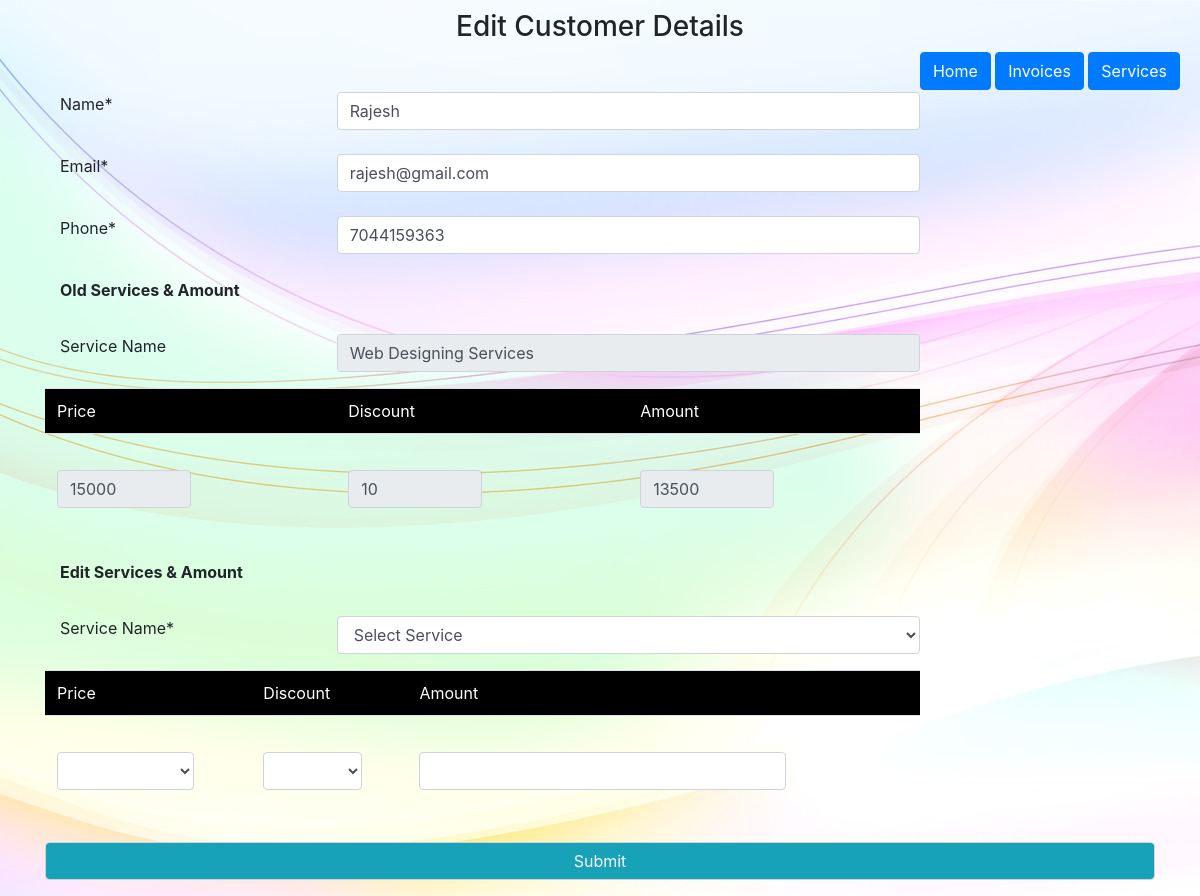
The page /edit.php?id=1 on the database its author committed.
### tables this page shows
CREATE TABLE `customers` (
  `c_id` int(25) NOT NULL,
  `c_name` varchar(255) NOT NULL,
  `c_email` varchar(255) NOT NULL,
  `c_phone` varchar(255) NOT NULL,
  `c_service` varchar(255) NOT NULL,
  `c_amt` varchar(255) NOT NULL,
  `c_discount` varchar(255) NOT NULL,
  `c_total` varchar(255) NOT NULL,
  `date` datetime NOT NULL DEFAULT current_timestamp()
);

### edit.php (the view, shortened to what this page needs)
<?php
	require_once 'config.php';
	require_once 'plugins.php';
  $uid = $_GET['id'];
  $uid = mysqli_real_escape_string($conn,$uid);
  $editquery = "SELECT * FROM customers WHERE c_id = ".$uid;
  $editres = mysqli_query($conn, $editquery);
?>
<!DOCTYPE html>
<html>
<head>
</head>
<body>
      <h3 class="h-title">Edit Customer Details</h3>
            <div class="h-btn">
                <a href="index.php" class="btn btn-primary">Home</a>
                <a href="display.php" class="btn btn-primary">Invoices</a>
                <a href="services.php" class="btn btn-primary">Services</a>
            </div>
           <div class="container mt-4">
            <?php
                if ($editres !== false && $editres->num_rows > 0) {
                  while ($res1 = mysqli_fetch_array($editres, MYSQLI_ASSOC)) {
            ?>
             <form action="<?= htmlspecialchars($_SERVER['PHP_SELF'])?>" method="post">
               <div class="row">
                  <label class="col-sm-4 mt-4">Name*</label>
                  <input type="text" name="chname" id="chname" class="form-control col-sm-8 mt-4" value="<?php echo $res1['c_name'];?>" required style="text-transform: capitalize;">
                  <label class="col-sm-4 mt-4">Email*</label>
                  <input type="email" name="chemail" id="chemail" class="form-control col-sm-8 mt-4" value="<?php echo $res1['c_email'];?>" required>
                  <label class="col-sm-4 mt-4">Phone*</label>
                  <input type="text" name="chphone" id="chphone" class="form-control col-sm-8 mt-4" value="<?php echo $res1['c_phone'];?>" required>
                  <label class="col-sm-12 mt-4"><b>Old Services & Amount</b></label>
                  <label class="col-sm-4 mt-4">Service Name</label>
                  <input type="text" name="oldserv" id="oldserv" value="<?php echo $res1['c_service'];?>" class="form-control col-sm-8 mt-4" readonly>
                  <table class="table mt-3">
                    <thead style="background-color: black; color: white;">
                      <tr>
                        <td>Price</td>
                        <td>Discount</td>
                        <td>Amount</td>
                      </tr>
                    </thead>
                    <tbody>
                      <tr>
                        <td><input type="text" name="oldamt" id="oldamt" value="<?php echo $res1['c_amt'];?>" class="form-control col-sm-6 mt-4" readonly></td>
                        <td><input type="text" name="olddis" id="olddis" value="<?php echo $res1['c_discount'];?>" class="form-control col-sm-6 mt-4" readonly></td>
                        <td><input type="text" name="oldtotal" id="oldtotal" value="<?php echo $res1['c_total'];?>" class="form-control col-sm-6 mt-4" readonly></td>
                      </tr>
                    </tbody>
                  </table>
                  <label class="col-sm-12 mt-4"><b>Edit Services & Amount</b></label>
                  <?php
                          $chservquery = "SELECT * FROM services";
                          $chamtres    = mysqli_query($conn, $chservquery);
                          $chdisres    = mysqli_query($conn, $chservquery);
                        ?>
                  <label class="col-sm-4 mt-4">Service Name*</label>
                        <select name="chservice" id="chservice" class=" form-control col-sm-8 mt-4" >
                          <option value="Select....">Select Service </option>
                        </select>
                  <table class="table mt-3">
                    <thead style="background-color: black; color: white;">
                      <tr>
                        <td>Price</td>
                        <td>Discount</td>
                        <td>Amount</td>
                      </tr>
                    </thead>
                    <tbody>
                      <tr>
                        <td>
                          <select name="chamt" id="chamt" class=" form-control col-sm-8 col-md-9  mt-4" >
                            <option value=""></option>
                          <?php
                              if ($chamtres->num_rows > 0) {
                                  while($rows1 = $chamtres->fetch_assoc()){
                                    echo '<option value="'.$rows1['s_id'].'">'.$rows1['s_amt'].'</option>';
                                  }
                              }
                          ?>
                          </select>
                        </td>
                        <td>
                          <select name="chdiscount" id="chdiscount" class=" form-control col-sm-8 col-md-9  mt-4" >
                            <option value=""></option>
                          <?php
                              if ($chdisres->num_rows > 0) {
                                  while($rows2 = $chdisres->fetch_assoc()){
                                    echo '<option value="'.$rows2['s_id'].'">'.$rows2['s_discount'].'</option>';
                                  }
                              }
                          ?>
                          </select>
                        </td>
                        <td><input type="text" name="chtotal" id="chtotal" class="form-control col-sm-8 col-md-9  mt-4" ></td>
                      </tr>
                    </tbody>
                  </table>
                </div>
                <div class="row">
                  <div class="col-sm-12">
                    <input type="submit" name="btnchSubmit" id="btnchSubmit" class="form-control bg-info text-light font-secondary mt-4" value="Submit" >
                  </div>
                </div>
             </form>
           </div>
  <?php
        }
      }
  ?>
</body>
</html>

### style.css (style rules this page uses)
body { background-image: url('backimg.jpg'); background-repeat: no-repeat; }

### edit.php (style rules this page uses)
.h-title { text-align: center; margin-top: 10px; }
.h-btn { float: right; margin-right: 20px; margin-bottom: 20px; }

### rows shown on the page
customers: chname "Rajesh", chemail "rajesh@gmail.com", chphone "7044159363", oldserv "Web Designing Services", oldamt "15000", olddis "10", oldtotal "13500"
